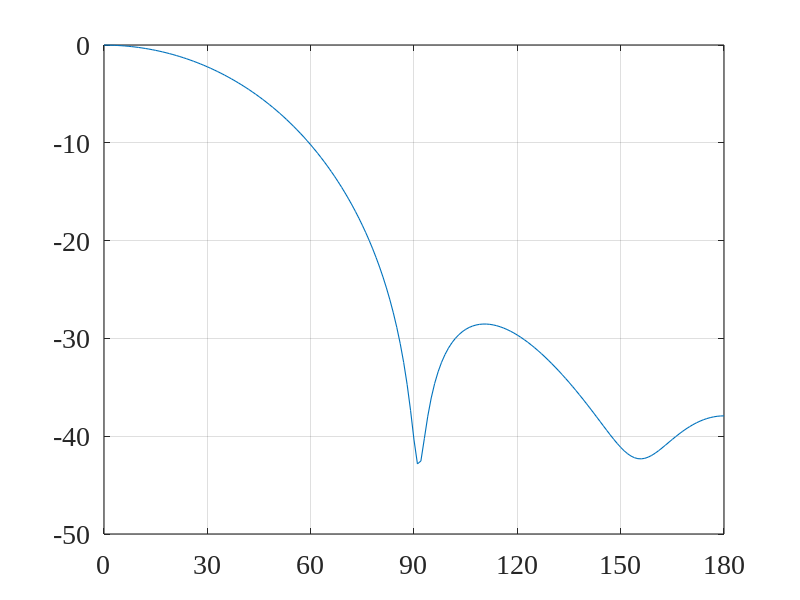
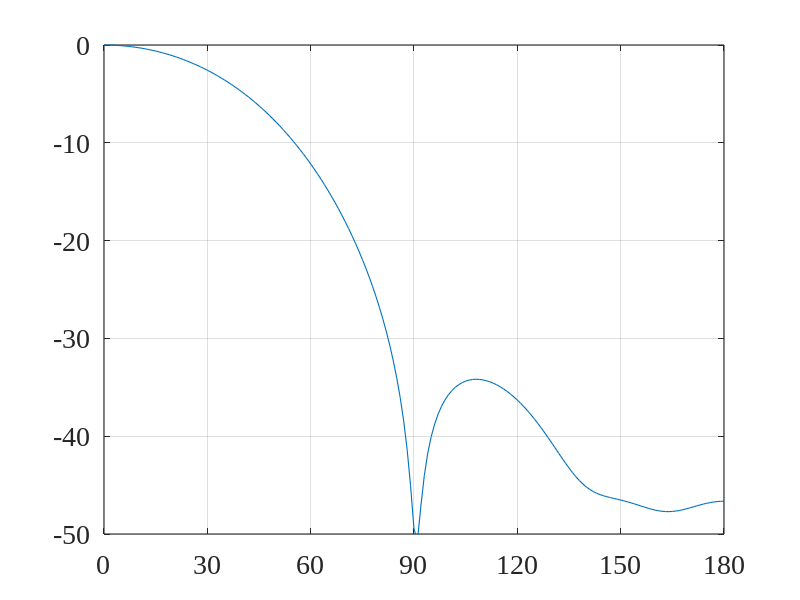
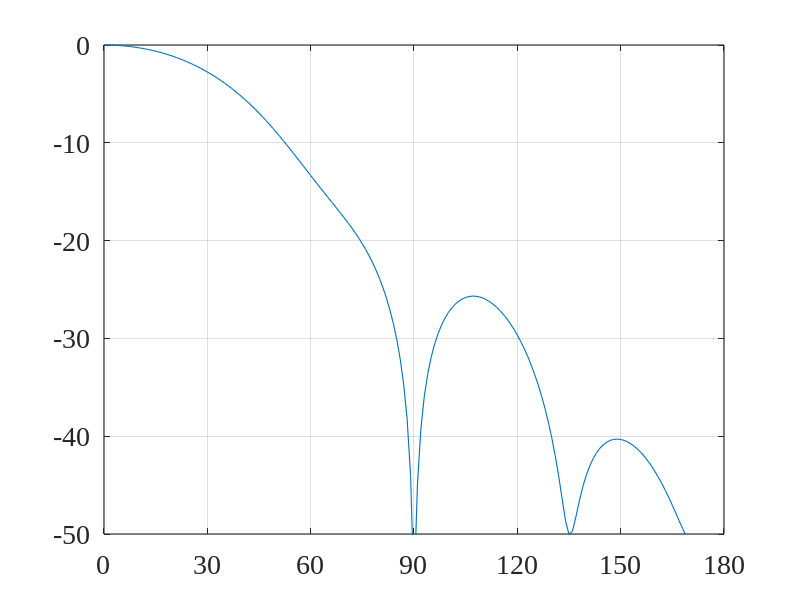
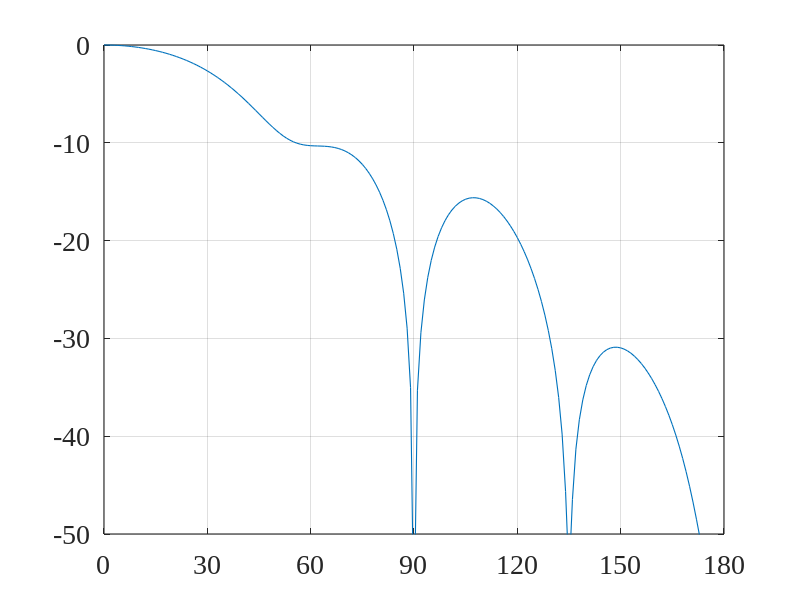

The MATLAB script that drew these images, in order:
close all; clc; clear all;
linewd = 0.8;
hcfontsize = 20;
MarkerSize=9;

% Input:
c=340; % voice velocity
fs=8e3;
theta_d=0/180*pi;
theta_1=90/180*pi;
theta_2=135/180*pi;
theta_3=180/180*pi;
M_vec=[4 6 8 10];     % number of microphones
delta_vec=[0.01 0.01 0.01 0.01]; % distance between microphones
P=10;
Lh_vec=[25 25 25 25];

idx_fig=1;
Lh=Lh_vec(idx_fig);
L=2*P+Lh;
[jj,ii]=meshgrid(1:L,1:Lh);
M=M_vec(idx_fig);
delta=delta_vec(idx_fig);
G_theta_d=zeros(M*Lh,L);
for m=1:M
    Gm_theta_d=sinc(-P-Lh+1-ii+jj-fs*(m-1)*delta/c*cos(theta_d));
    G_theta_d(((m-1)*Lh+1):(m*Lh),:)=Gm_theta_d;
end
diag_GG=diag(G_theta_d'*G_theta_d);
idx_max=find(diag_GG==max(diag_GG),1);
i_ell=zeros(L,1);
i_ell(idx_max)=1;
G_theta_1=zeros(M*Lh,L);
for m=1:M
    Gm_theta_1=sinc(-P-Lh+1-ii+jj-fs*(m-1)*delta/c*cos(theta_1));
    G_theta_1(((m-1)*Lh+1):(m*Lh),:)=Gm_theta_1;
end
G_theta_2=zeros(M*Lh,L);
for m=1:M
    Gm_theta_2=sinc(-P-Lh+1-ii+jj-fs*(m-1)*delta/c*cos(theta_2));
    G_theta_2(((m-1)*Lh+1):(m*Lh),:)=Gm_theta_2;
end
G_theta_3=zeros(M*Lh,L);
for m=1:M
    Gm_theta_3=sinc(-P-Lh+1-ii+jj-fs*(m-1)*delta/c*cos(theta_3));
    G_theta_3(((m-1)*Lh+1):(m*Lh),:)=Gm_theta_3;
end
C=[G_theta_d G_theta_1 G_theta_2 G_theta_3];
i_3=[i_ell; zeros(L,1); zeros(L,1); zeros(L,1)];
h=C*pinv(C'*C+1e-5*eye(4*L))*i_3;

% Beampattern
phi_vec=(0:1:180)'/180*pi;
Lphi=length(phi_vec);
Ba2=zeros(Lphi,1);
G_phi=zeros(M*Lh,L);
for idx_phi=1:Lphi
    phi=phi_vec(idx_phi);
    for m=1:M
        gm_phi=sinc((-P:P)'-fs*(m-1)*delta/c*cos(phi));
        Gm_phi=sinc(-P-Lh+1-ii+jj-fs*(m-1)*delta/c*cos(phi));
        G_phi(((m-1)*Lh+1):(m*Lh),:)=Gm_phi;
    end
    Ba2(idx_phi)=h'*(G_phi*G_phi')*h;
end
Ba=Ba2.^0.5;
Ba_dB=10*log10(Ba2);

figure
plot(phi_vec/pi*180,Ba_dB,'linewidth',linewd);
set(gca, 'Color', [1, 1, 1]);
set(gca, 'FontName', 'Times New Roman');
set(gca, 'FontSize', hcfontsize);
set(gca, 'LineWidth', linewd);
set(gca,'XLim',[0 180]);
set(gca,'XTick',0:30:180);
set(gca,'YLim',[-50 0]);
box on; grid on;

idx_fig=2;
Lh=Lh_vec(idx_fig);
L=2*P+Lh;
[jj,ii]=meshgrid(1:L,1:Lh);
M=M_vec(idx_fig);
delta=delta_vec(idx_fig);
G_theta_d=zeros(M*Lh,L);
for m=1:M
    Gm_theta_d=sinc(-P-Lh+1-ii+jj-fs*(m-1)*delta/c*cos(theta_d));
    G_theta_d(((m-1)*Lh+1):(m*Lh),:)=Gm_theta_d;
end
diag_GG=diag(G_theta_d'*G_theta_d);
idx_max=find(diag_GG==max(diag_GG),1);
i_ell=zeros(L,1);
i_ell(idx_max)=1;
G_theta_1=zeros(M*Lh,L);
for m=1:M
    Gm_theta_1=sinc(-P-Lh+1-ii+jj-fs*(m-1)*delta/c*cos(theta_1));
    G_theta_1(((m-1)*Lh+1):(m*Lh),:)=Gm_theta_1;
end
G_theta_2=zeros(M*Lh,L);
for m=1:M
    Gm_theta_2=sinc(-P-Lh+1-ii+jj-fs*(m-1)*delta/c*cos(theta_2));
    G_theta_2(((m-1)*Lh+1):(m*Lh),:)=Gm_theta_2;
end
G_theta_3=zeros(M*Lh,L);
for m=1:M
    Gm_theta_3=sinc(-P-Lh+1-ii+jj-fs*(m-1)*delta/c*cos(theta_3));
    G_theta_3(((m-1)*Lh+1):(m*Lh),:)=Gm_theta_3;
end
C=[G_theta_d G_theta_1 G_theta_2 G_theta_3];
i_3=[i_ell; zeros(L,1); zeros(L,1); zeros(L,1)];
h=C*pinv(C'*C+1e-5*eye(4*L))*i_3;

% Beampattern
phi_vec=(0:1:180)'/180*pi;
Lphi=length(phi_vec);
Ba2=zeros(Lphi,1);
G_phi=zeros(M*Lh,L);
for idx_phi=1:Lphi
    phi=phi_vec(idx_phi);
    for m=1:M
        gm_phi=sinc((-P:P)'-fs*(m-1)*delta/c*cos(phi));
        Gm_phi=sinc(-P-Lh+1-ii+jj-fs*(m-1)*delta/c*cos(phi));
        G_phi(((m-1)*Lh+1):(m*Lh),:)=Gm_phi;
    end
    Ba2(idx_phi)=h'*(G_phi*G_phi')*h;
end
Ba=Ba2.^0.5;
Ba_dB=10*log10(Ba2);

figure
plot(phi_vec/pi*180,Ba_dB,'linewidth',linewd);
set(gca, 'Color', [1, 1, 1]);
set(gca, 'FontName', 'Times New Roman');
set(gca, 'FontSize', hcfontsize);
set(gca, 'LineWidth', linewd);
set(gca,'XLim',[0 180]);
set(gca,'XTick',0:30:180);
set(gca,'YLim',[-50 0]);
box on; grid on;

idx_fig=3;
Lh=Lh_vec(idx_fig);
L=2*P+Lh;
[jj,ii]=meshgrid(1:L,1:Lh);
M=M_vec(idx_fig);
delta=delta_vec(idx_fig);
G_theta_d=zeros(M*Lh,L);
for m=1:M
    Gm_theta_d=sinc(-P-Lh+1-ii+jj-fs*(m-1)*delta/c*cos(theta_d));
    G_theta_d(((m-1)*Lh+1):(m*Lh),:)=Gm_theta_d;
end
diag_GG=diag(G_theta_d'*G_theta_d);
idx_max=find(diag_GG==max(diag_GG),1);
i_ell=zeros(L,1);
i_ell(idx_max)=1;
G_theta_1=zeros(M*Lh,L);
for m=1:M
    Gm_theta_1=sinc(-P-Lh+1-ii+jj-fs*(m-1)*delta/c*cos(theta_1));
    G_theta_1(((m-1)*Lh+1):(m*Lh),:)=Gm_theta_1;
end
G_theta_2=zeros(M*Lh,L);
for m=1:M
    Gm_theta_2=sinc(-P-Lh+1-ii+jj-fs*(m-1)*delta/c*cos(theta_2));
    G_theta_2(((m-1)*Lh+1):(m*Lh),:)=Gm_theta_2;
end
G_theta_3=zeros(M*Lh,L);
for m=1:M
    Gm_theta_3=sinc(-P-Lh+1-ii+jj-fs*(m-1)*delta/c*cos(theta_3));
    G_theta_3(((m-1)*Lh+1):(m*Lh),:)=Gm_theta_3;
end
C=[G_theta_d G_theta_1 G_theta_2 G_theta_3];
i_3=[i_ell; zeros(L,1); zeros(L,1); zeros(L,1)];
h=C*pinv(C'*C+1e-5*eye(4*L))*i_3;

% Beampattern
phi_vec=(0:1:180)'/180*pi;
Lphi=length(phi_vec);
Ba2=zeros(Lphi,1);
G_phi=zeros(M*Lh,L);
for idx_phi=1:Lphi
    phi=phi_vec(idx_phi);
    for m=1:M
        gm_phi=sinc((-P:P)'-fs*(m-1)*delta/c*cos(phi));
        Gm_phi=sinc(-P-Lh+1-ii+jj-fs*(m-1)*delta/c*cos(phi));
        G_phi(((m-1)*Lh+1):(m*Lh),:)=Gm_phi;
    end
    Ba2(idx_phi)=h'*(G_phi*G_phi')*h;
end
Ba=Ba2.^0.5;
Ba_dB=10*log10(Ba2);

figure
plot(phi_vec/pi*180,Ba_dB,'linewidth',linewd);
set(gca, 'Color', [1, 1, 1]);
set(gca, 'FontName', 'Times New Roman');
set(gca, 'FontSize', hcfontsize);
set(gca, 'LineWidth', linewd);
set(gca,'XLim',[0 180]);
set(gca,'XTick',0:30:180);
set(gca,'YLim',[-50 0]);
box on; grid on;

idx_fig=4;
Lh=Lh_vec(idx_fig);
L=2*P+Lh;
[jj,ii]=meshgrid(1:L,1:Lh);
M=M_vec(idx_fig);
delta=delta_vec(idx_fig);
G_theta_d=zeros(M*Lh,L);
for m=1:M
    Gm_theta_d=sinc(-P-Lh+1-ii+jj-fs*(m-1)*delta/c*cos(theta_d));
    G_theta_d(((m-1)*Lh+1):(m*Lh),:)=Gm_theta_d;
end
diag_GG=diag(G_theta_d'*G_theta_d);
idx_max=find(diag_GG==max(diag_GG),1);
i_ell=zeros(L,1);
i_ell(idx_max)=1;
G_theta_1=zeros(M*Lh,L);
for m=1:M
    Gm_theta_1=sinc(-P-Lh+1-ii+jj-fs*(m-1)*delta/c*cos(theta_1));
    G_theta_1(((m-1)*Lh+1):(m*Lh),:)=Gm_theta_1;
end
G_theta_2=zeros(M*Lh,L);
for m=1:M
    Gm_theta_2=sinc(-P-Lh+1-ii+jj-fs*(m-1)*delta/c*cos(theta_2));
    G_theta_2(((m-1)*Lh+1):(m*Lh),:)=Gm_theta_2;
end
G_theta_3=zeros(M*Lh,L);
for m=1:M
    Gm_theta_3=sinc(-P-Lh+1-ii+jj-fs*(m-1)*delta/c*cos(theta_3));
    G_theta_3(((m-1)*Lh+1):(m*Lh),:)=Gm_theta_3;
end
C=[G_theta_d G_theta_1 G_theta_2 G_theta_3];
i_3=[i_ell; zeros(L,1); zeros(L,1); zeros(L,1)];
h=C*pinv(C'*C+1e-5*eye(4*L))*i_3;

% Beampattern
phi_vec=(0:1:180)'/180*pi;
Lphi=length(phi_vec);
Ba2=zeros(Lphi,1);
G_phi=zeros(M*Lh,L);
for idx_phi=1:Lphi
    phi=phi_vec(idx_phi);
    for m=1:M
        gm_phi=sinc((-P:P)'-fs*(m-1)*delta/c*cos(phi));
        Gm_phi=sinc(-P-Lh+1-ii+jj-fs*(m-1)*delta/c*cos(phi));
        G_phi(((m-1)*Lh+1):(m*Lh),:)=Gm_phi;
    end
    Ba2(idx_phi)=h'*(G_phi*G_phi')*h;
end
Ba=Ba2.^0.5;
Ba_dB=10*log10(Ba2);

figure
plot(phi_vec/pi*180,Ba_dB,'linewidth',linewd);
set(gca, 'Color', [1, 1, 1]);
set(gca, 'FontName', 'Times New Roman');
set(gca, 'FontSize', hcfontsize);
set(gca, 'LineWidth', linewd);
set(gca,'XLim',[0 180]);
set(gca,'XTick',0:30:180);
set(gca,'YLim',[-50 0]);
box on; grid on;
